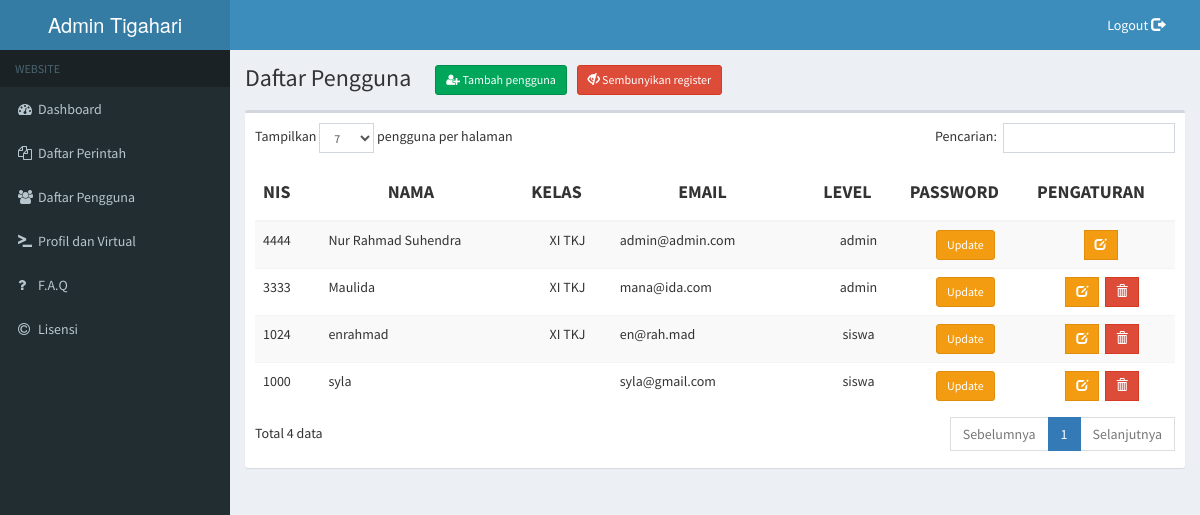
The app's page /index.php/user/read with its own data.
### tables this page shows
CREATE TABLE `user` (
  `id` int(11) NOT NULL AUTO_INCREMENT,
  `nis` int(6) NOT NULL,
  `name` varchar(100) DEFAULT NULL,
  `class` enum('','X TKJ','XI TKJ','XII TKJ') DEFAULT NULL,
  `email` varchar(100) DEFAULT NULL,
  `password` varchar(255) NOT NULL,
  `level` enum('admin','siswa') DEFAULT 'siswa',
  `remove` enum('true','false') NOT NULL DEFAULT 'true',
  PRIMARY KEY (`id`)
);

### application/controllers/User.php (called while the page is built, shortened)
<?php
class User extends CI_Controller {
	public function __construct() {
		$this->load->model('Muser');
	}
	function read() {
		$data ['register']=$this->Muser->isregister();
		$data['result_array']=$this->Muser->read('user')->result();
		$this->load->view('admin/user/read',$data);
	}
}

### index.php (called while the page is built, shortened)
<?php
require_once BASEPATH.'core/CodeIgniter.php';

### application/models/Muser.php (called while the page is built, shortened)
<?php if ( ! defined('BASEPATH')) exit('No direct script access allowed');
class Muser extends CI_Model
{
	function read() {
		$query = $this->db->get('user');
		return $query;
	}
	function isregister () {
		$this->db->select('*');
		$this->db->from('setting');
		$this->db->where('name','register');
		$data=$this->db->get();
		if ($data->row()->value=='true') {
			return true;
		} else {
			return false;
		}
	}
}

### application/views/admin/user/read.php (the view, shortened to what this page needs)
<?php
echo form_open('user/do_update_user');
?>
<section class="content-header">
    <h1> Daftar Pengguna &nbsp &nbsp
      <a style="margin-right:5px" class="btn btn-success btn-sm" title="Tambah Pengguna" data-toggle="modal" data-target="#modalcreateuser">
        <i class="fa fa-user-plus"></i>  Tambah pengguna
      </a>
    <?php
    if ($register){ ?>
    <a href="<?php echo base_url('Admin/setregister/false'); ?>" style="margin-right:5px" class="btn btn-danger btn-sm " title="Tambah Pengguna">
        <i class="glyphicon glyphicon-eye-close"></i>  Sembunyikan register
      </a>
    <?php } else { ?>
      <a href="<?php echo base_url('Admin/setregister/true'); ?>" style="margin-right:5px" class="btn btn-info btn-sm " title="Tambah Pengguna">
        <i class="glyphicon glyphicon-eye-open"></i>  Tampilkan Register
      </a>
    <?php } ?>
    </h1>
</section>
<section class="content">
  <div class="row">
    <div class="col-md-12">
      <div class="box">
        <div class="box-body">
          <table id="table_user" class="table table-striped table-hover">
            <thead>
              <tr>
                <th><h4><b><center>NIS</center></b></h4></th>
                <th><h4><b><center>NAMA</center></b></h4></th>
                <th><h4><b><center>KELAS</center></b></h4></th>
                <th><h4><b><center>EMAIL</center></b></h4></th>
                <th><h4><b><center>LEVEL</center></b></h4></th>
                <th><h4><b><center>PASSWORD</center></b></h4></th>
                <th><h4><b><center>PENGATURAN</center></b></h4></th>
              </tr>
            </thead>
              <tbody>
                <?php foreach($result_array as $row) {   ?>
                  <tr>
                    <td>
                      <?php echo $row->nis;?>
                    </td>
                    <td>
                      <?php echo $row->name;?>
                    </td>
                    <td>
                      <center><?php echo $row->class;?></center>
                    </td>
                    <td>
                      <?php echo $row->email;?>
                    </td>
                    <td>
                      <center><?php echo $row->level;?></center>
                    </td>
                    <td><center>
                      <a class="btn btn-warning btn-sm" title="Update password" onclick="showModalUpdatePassword(this)"
                      data-id="<?php echo $row->id?>"
                      data-password="">
                      <span>Update</span></a>
                    </center></td>
                    <td><center>
                      <a class="btn btn-warning btn-flat btn-sm" title="Update data" onclick="showModalUpdateUser(this)"
                      data-id="<?php echo $row->id?>"
                      data-nis="<?php echo $row->nis?>"
                      data-name="<?php echo $row->name?>"
                      data-class="<?php echo $row->class?>"
                      data-email="<?php echo $row->email?>"
                      data-level="<?php echo $row->level?>">
                      <span class="glyphicon glyphicon-edit"></span></a>&nbsp;
                      <?php if ($row->remove =='true'){ ?>
                          <a data-href="<?php echo base_url('user/delete/'.$row->nis); ?>"  data-toggle="modal"
                          data-target="#confirm-delete" class="btn btn-danger btn-flat btn-sm" title="Hapus">
                          <span class="glyphicon glyphicon-trash"></span></a></center></td>
                        <?php } ?>
                        </tr>
                      <?php }?>
              </tbody>
          </table>
        </div>
      </div>
    </div>
  </div>
</section>

### records on screen
user: nis "4444", name "Nur Rahmad Suhendra", class "XI TKJ", email "admin@admin.com", level "admin"
user: nis "3333", name "Maulida", class "XI TKJ", email "mana@ida.com", level "admin"
user: nis "1024", name "enrahmad", class "XI TKJ", email "en@rah.mad", level "siswa"
user: nis "1000", name "syla", email "syla@gmail.com", level "siswa"
